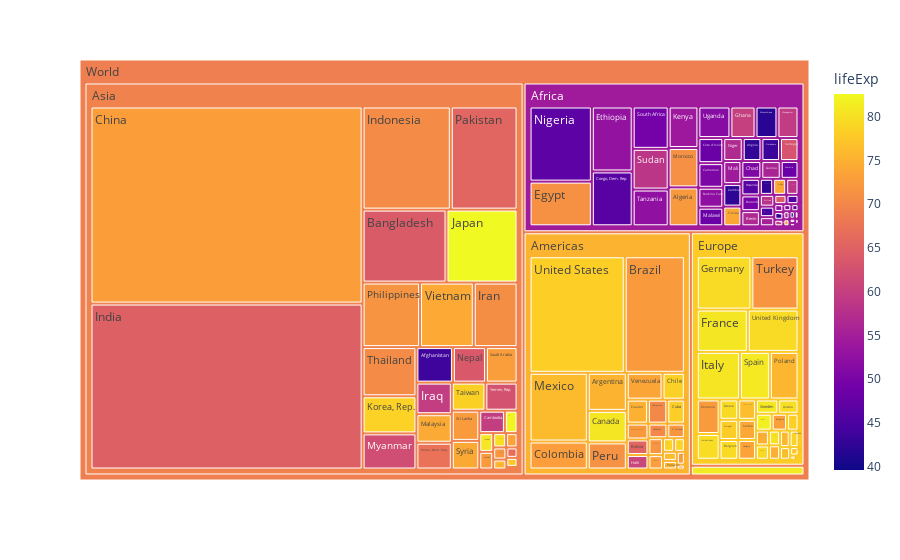

Write notebook code for a chart like this one.
### Markdown cell above
# Treemap

### Code cell
px.treemap(data_frame=gm[gm.year == 2007],
           path=[px.Constant('World'), 'continent', 'country'],
           values='pop',
           color='lifeExp',
           height=700,
           hover_data='gdpPercap'
          )

### Figure 1 — Plotly figure (JSON) as saved in the notebook; plotly's stock layout.template omitted (floating-point values rounded to 4 significant figures; data arrays with more than 128 entries replaced by an {"elided": "..."} marker saying what was removed)
{"data": [{"branchvalues": "total", "customdata": {"elided": "148x2 mixed values"}, "domain": {"x": [0, 1], "y": [0, 1]}, "hovertemplate": "labels=%{label}<br>pop=%{value}<br>parent=%{parent}<br>id=%{id}<br>gdpPercap=%{customdata[0]}<br>lifeExp=%{color}<extra></extra>", "ids": {"elided": "148 str values"}, "labels": {"elided": "148 str values"}, "marker": {"coloraxis": "coloraxis", "colors": {"elided": "148 float values"}}, "name": "", "parents": {"elided": "148 str values"}, "type": "treemap", "values": {"elided": "148 int values"}}], "layout": {"autosize": true, "coloraxis": {"colorbar": {"title": {"text": "lifeExp"}}, "colorscale": [[0, "#0d0887"], [0.1111, "#46039f"], [0.2222, "#7201a8"], [0.3333, "#9c179e"], [0.4444, "#bd3786"], [0.5556, "#d8576b"], [0.6667, "#ed7953"], [0.7778, "#fb9f3a"], [0.8889, "#fdca26"], [1, "#f0f921"]]}, "legend": {"tracegroupgap": 0}, "margin": {"t": 60}}}
